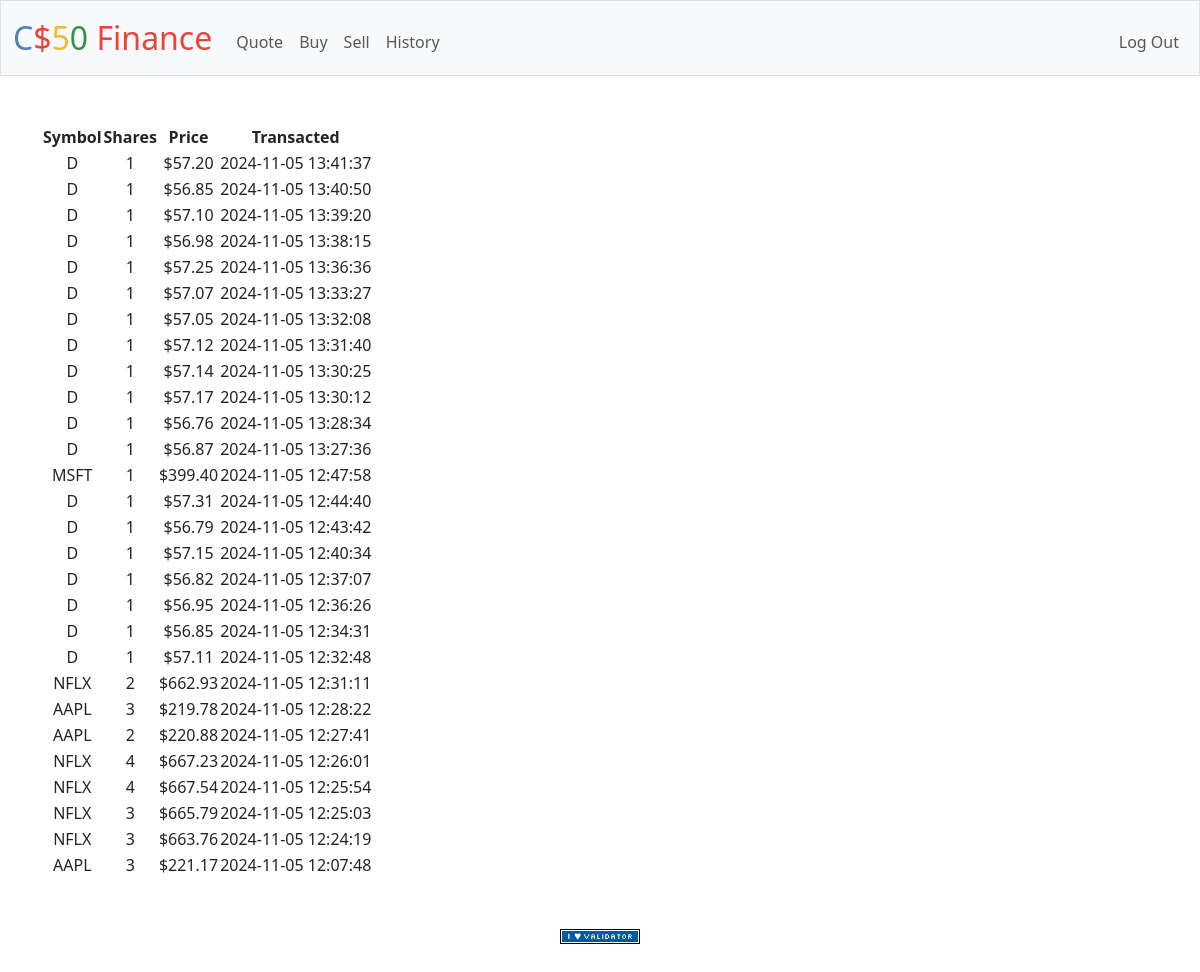
Screenshot of /history (signed in) with the database file from the repository.
### tables this page shows
CREATE TABLE history (
    symbol VARCHAR(10) NOT NULL,
    shares INT NOT NULL,
    price DECIMAL(10, 2) NOT NULL,
    timestamp DATETIME NOT NULL,
    user_id INT NOT NULL,
    FOREIGN KEY (user_id) REFERENCES users(id)
);

### app.py (the view)
@app.route("/history")
@login_required
def history():
    user_id = session["user_id"]
    history = db.execute(
        "SELECT symbol, shares, price, timestamp FROM history WHERE user_id = ?", user_id)
    return render_template("history.html", history=history)

### app.py (called while the page is built)
@app.after_request
def after_request(response):
    response.headers["Cache-Control"] = "no-cache, no-store, must-revalidate"
    response.headers["Expires"] = 0
    response.headers["Pragma"] = "no-cache"
    return response

### helpers.py (called while the page is built)
def login_required(f):
    @wraps(f)
    def decorated_function(*args, **kwargs):
        if session.get("user_id") is None:
            return redirect("/login")
        return f(*args, **kwargs)
    return decorated_function

### templates/history.html (shortened to what this page needs)
{% extends "layout.html" %}
{% block main %}
    <table>
        <thead>
            <tr>
                <th>Symbol</th>
                <th>Shares</th>
                <th>Price</th>
                <th>Transacted</th>
            </tr>
        </thead>
        <tbody>
            {% for transaction in history|reverse %}
                <tr>
                    <td>{{ transaction.symbol }}</td>
                    <td>{{ transaction.shares }}</td>
                    <td>${{ '{:,.2f}'.format(transaction.price) }}</td>
                    <td>{{ transaction.timestamp }}</td>
                </tr>
            {% endfor %}
        </tbody>
    </table>
{% endblock %}

### templates/layout.html (shortened to what this page needs)
<!DOCTYPE html>
<html lang="en">
    <head>
        <link href="https://cdn.jsdelivr.net/npm/bootstrap@5.3.3/dist/css/bootstrap.min.css" rel="stylesheet">
        <link href="/static/styles.css" rel="stylesheet">
    </head>
    <body>
        <nav class="bg-light border navbar navbar-expand-md navbar-light ">
            <div class="container-fluid">
                <a class="navbar-brand" href="/"><span class="blue">C</span><span class="red">$</span><span class="yellow">5</span><span class="green">0</span> <span class="red">Finance</span></a>
                <div class="collapse navbar-collapse" id="navbar">
                    {% if session["user_id"] %}
                        <ul class="navbar-nav me-auto mt-2">
                            <li class="nav-item"><a class="nav-link" href="/quote">Quote</a></li>
                            <li class="nav-item"><a class="nav-link" href="/buy">Buy</a></li>
                            <li class="nav-item"><a class="nav-link" href="/sell">Sell</a></li>
                            <li class="nav-item"><a class="nav-link" href="/history">History</a></li>
                        </ul>
                        <ul class="navbar-nav ms-auto mt-2">
                            <li class="nav-item"><a class="nav-link" href="/logout">Log Out</a></li>
                        </ul>
                    {% else %}
                        <ul class="navbar-nav ms-auto mt-2">
                            <li class="nav-item"><a class="nav-link" href="/register">Register</a></li>
                            <li class="nav-item"><a class="nav-link" href="/login">Log In</a></li>
                        </ul>
                    {% endif %}
                </div>
            </div>
        </nav>
        <main class="container py-5 text-center">
            {% block main %}{% endblock %}
        </main>
        <footer class="mb-5">
            <form action="https://validator.w3.org/check" class="text-center" enctype="multipart/form-data" method="post" target="_blank">
                <input alt="Validate" src="/static/I_heart_validator.png" type="image">
            </form>
        </footer>
    </body>
</html>

### static/styles.css (style rules this page uses)
nav .navbar-brand { font-size: xx-large; }
nav .navbar-brand .blue { color: #537fbe; }
nav .navbar-brand .red { color: #ea433b; }
nav .navbar-brand .yellow { color: #f5b82e; }
nav .navbar-brand .green { color: #2e944b; }

### rows the page displays
history: price "57.20"
history: price "56.85"
history: price "57.10"
history: price "56.98"
history: price "57.25"
history: price "57.07"
history: price "57.05"
history: price "57.12"
history: price "57.14"
history: price "57.17"
history: price "56.76"
history: price "56.87"
history: price "399.40"
history: price "57.31"
history: price "56.79"
history: price "57.15"
history: price "56.82"
history: price "56.95"
history: price "56.85"
history: price "57.11"
history: price "662.93"
history: price "219.78"
history: price "220.88"
history: price "667.23"
history: price "667.54"
history: price "665.79"
history: price "663.76"
history: price "221.17"
